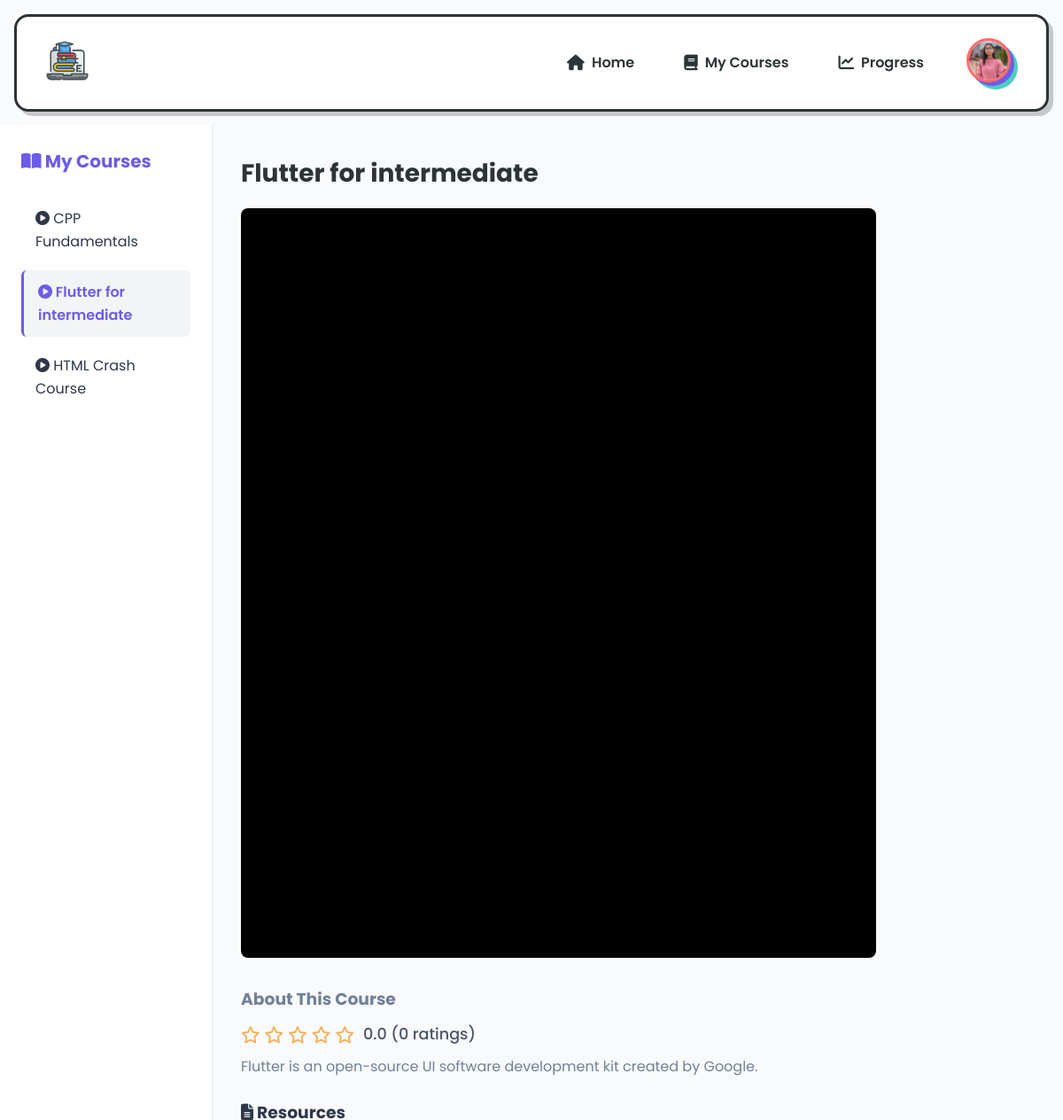
Page /Backend/continueCourse.php?course_id=40 (signed in) on the committed database.
### tables this page shows
CREATE TABLE `users` (
  `id` int(11) NOT NULL,
  `username` varchar(50) NOT NULL,
  `email` varchar(100) NOT NULL,
  `phone` varchar(15) DEFAULT NULL,
  `address` text DEFAULT NULL,
  `education` varchar(255) DEFAULT NULL,
  `skills` varchar(255) DEFAULT NULL,
  `password` varchar(255) NOT NULL,
  `created_at` timestamp NOT NULL DEFAULT current_timestamp(),
  `name` varchar(255) DEFAULT NULL,
  `profile_pic` blob DEFAULT NULL
);

CREATE TABLE `courses` (
  `id` int(11) NOT NULL,
  `title` varchar(100) NOT NULL,
  `author` varchar(100) DEFAULT NULL,
  `description` text DEFAULT NULL,
  `image` varchar(255) DEFAULT NULL,
  `video_link` varchar(255) DEFAULT NULL,
  `resource_link` varchar(255) DEFAULT NULL,
  `upload_resource` varchar(255) DEFAULT NULL,
  `category` varchar(50) DEFAULT NULL,
  `rating` float NOT NULL DEFAULT 0,
  `rating_count` int(11) DEFAULT 0,
  `price` decimal(10,2) DEFAULT 0.00,
  `created_at` timestamp NOT NULL DEFAULT current_timestamp(),
  `subject` varchar(255) DEFAULT NULL,
  `PrimaryID` int(11) NOT NULL
);

### Backend/continueCourse.php (the view, shortened to what this page needs)
<?php
require_once 'db.php';
$course_id = isset($_GET['course_id']) ? intval($_GET['course_id']) : 0;
$stmt = $conn->prepare("SELECT * FROM courses WHERE PrimaryID = ?");
$stmt->bind_param("i", $course_id);
$stmt->execute();
$course = $stmt->get_result()->fetch_assoc();
$current_rating = $course['rating'] ?? 0;
$rating_count = $course['rating_count'] ?? 0;
$user_id = $_SESSION['user_id'];
$enrolled_stmt = $conn->prepare("
    SELECT c.PrimaryID, c.title
    FROM user_courses uc
    JOIN courses c ON uc.course_id = c.PrimaryID
    WHERE uc.user_id = ?
    ORDER BY c.title
");
$enrolled_stmt->bind_param("i", $user_id);
$enrolled_stmt->execute();
$enrolled_courses = $enrolled_stmt->get_result()->fetch_all(MYSQLI_ASSOC);
?>
<?php
    $stmt = $conn->prepare("SELECT profile_pic FROM users WHERE id = ?");
    $stmt->bind_param("i", $_SESSION['user_id']);
    $stmt->execute();
    $result = $stmt->get_result();
    $user = $result->fetch_assoc();
if (!empty($user['profile_pic'])) {
    $absolutePath = __DIR__ . '/uploads/' . basename($user['profile_pic']);
    if (file_exists($absolutePath)) {
        $profilePicUrl = '/LPD/Backend/uploads/' . basename($user['profile_pic']);
    } else {
        $profilePicUrl = '/LPD/Asset/user.png';
    }
} else {
    $profilePicUrl = '/LPD/Asset/user.png';
}
?>
<?php
function convertYoutubeUrlToEmbed($url) {
    if (str_contains($url, 'embed')) {
        return $url;
    }
    return $url;
}
?>
<!DOCTYPE html>
<html lang="en">
<head>
  <link rel="stylesheet" href="https://cdnjs.cloudflare.com/ajax/libs/font-awesome/6.4.0/css/all.min.css">
  <link rel="stylesheet" href="../User Dashboard/styles.css">
</head>
<body>
  <header class="neopop-header">
    <div class="logo-container">
      <img src="../Asset/logo.png" alt="Learning Path Logo" class="logo" width="50px">
    </div>
    <nav class="main-nav">
      <a href="../User Dashboard/dashboard.php" class="nav-link"><i class="fas fa-home"></i> Home</a>
      <a href="../User Dashboard/dashboard.php#category-nav" class="nav-link"><i class="fas fa-book"></i> My Courses</a>
      <a href="#" class="nav-link"><i class="fas fa-chart-line"></i> Progress</a>
      <div class="profile-dropdown">
        <button class="profile-icon" id="profile-icon-button">
          <img id="user-profile-pic" class="profile-pic" src="<?php echo htmlspecialchars($profilePicUrl); ?>" onerror="this.src='../Asset/user.png'" alt="Profile Picture" height="50">
        </button>
      </div>
    </nav>
  </header>
  <div class="learning-container">
    <aside class="course-sidebar">
      <div class="sidebar-header">
        <h2><i class="fas fa-book-open"></i> My Courses</h2>
      </div>
      <ul class="course-list">
        <?php foreach ($enrolled_courses as $ecourse): ?>
          <li class="course-item">
            <a href="continueCourse.php?course_id=<?php echo $ecourse['PrimaryID']; ?>"
               class="course-link <?php echo ($ecourse['PrimaryID'] == $course_id) ? 'active' : ''; ?>">
              <i class="fas fa-play-circle"></i> <?php echo htmlspecialchars($ecourse['title']); ?>
            </a>
          </li>
        <?php endforeach; ?>
      </ul>
    </aside>
    <main class="course-content">
      <?php if ($course): ?>
        <h1 class="course-title"><?php echo htmlspecialchars($course['title']); ?></h1>
        <div class="course-video-container">
            <?php
            $videoUrl = '';
            if (!empty($course['video_link'])) {
                if (str_contains($course['video_link'], 'youtube.com') || str_contains($course['video_link'], 'youtu.be')) {
                    $videoUrl = convertYoutubeUrlToEmbed($course['video_link']);
                } else {
                    $videoUrl = $course['video_link'];
                }
            }
            if (!empty($videoUrl)): ?>
                <iframe class="course-video"
                        src="<?php echo htmlspecialchars($videoUrl) ?>?rel=0&modestbranding=1"
                        frameborder="0"
                        allow="accelerometer; autoplay; clipboard-write; encrypted-media; gyroscope; picture-in-picture"
                        allowfullscreen></iframe>
            <?php endif; ?>
        </div>
        <div class="course-description">
            <h3>About This Course</h3>
            <div class="rating-display" style="margin: 10px 0;">
                <?php
                $full_stars = floor($current_rating);
                $has_half_star = ($current_rating - $full_stars) >= 0.5;
                $empty_stars = 5 - $full_stars - ($has_half_star ? 1 : 0);
                for ($i = 0; $i < $empty_stars; $i++) {
                    echo '<i class="far fa-star" style="color: #f6ad55;"></i>';
                }
                ?>
                <span style="margin-left: 5px;"><?php echo number_format($current_rating, 1); ?> (<?php echo $rating_count; ?> ratings)</span>
            </div>
            <p><?php echo nl2br(htmlspecialchars($course['description'])); ?></p>
        </div>
        <?php if ($course['resource_link']): ?>
          <div class="course-resources">
            <h3><i class="fas fa-file-alt"></i> Resources</h3>
          </div>
        <?php endif; ?>
      <?php endif; ?>
    </main>
  </div>
</body>
</html>

### User Dashboard/styles.css (style rules this page uses)
:root { --electric-purple: #6C5CE7; --vibrant-pink: #FD79A8; --neon-blue: #00CEFF; --deep-space: #2D3436; --pure-white: #FFFFFF; --soft-cloud: #F5F6FA; --web-dev: #6C5CE7; --data-science: #00B894; --mobile-dev: #0984E3; --design: #FD79A8; --business: #FDCB6E; --shadow-offset: 5px; --shadow-blur: 0px; --shadow-color: rgba(0, 0, 0, 0.2); --highlight-offset: -3px; --highlight-blur: 0px; --highlight-color: rgba(255, 255, 255, 0.7); --border-thickness: 3px; --border-radius: 16px; }
html, body { height: 100%; margin: 0; padding: 0; font-family: 'Poppins', sans-serif; }
* { box-sizing: border-box; margin: 0; padding: 0; }
body { font-family: 'Poppins', sans-serif; background-color: var(--soft-cloud); color: var(--deep-space); line-height: 1.6; }
.profile-dropdown { position: relative; display: inline-block; }
.profile-icon { background: none; border: none; cursor: pointer; padding: 0.5rem; color: var(--deep-space); transition: all 0.3s ease; }
.main-nav { display: flex; align-items: center; gap: 1.5rem; }
.main-nav .nav-link { display: flex; align-items: center; gap: 0.5rem; color: var(--deep-space); text-decoration: none; font-weight: 600; padding: 0.5rem 1rem; position: relative; transition: all 0.3s ease; }
.main-nav .nav-link i { font-size: 1.1rem; }
.main-nav .nav-link::after { content: ''; position: absolute; bottom: 0; left: 50%; width: 0; height: 3px; background-color: var(--electric-purple); transition: all 0.3s ease; transform: translateX(-50%); }
.neopop-header { background: var(--pure-white); border: var(--border-thickness) solid var(--deep-space); border-radius: var(--border-radius); box-shadow: var(--shadow-offset) var(--shadow-offset) var(--shadow-blur) var(--shadow-color), var(--highlight-offset) var(--highlight-offset) var(--highlight-blur) var(--highlight-color); display: flex; justify-content: space-between; align-items: center; padding: 1rem 2rem; position: sticky; top: 0; z-index: 100; margin: 1rem; transition: all 0.3s cubic-bezier(0.175, 0.885, 0.32, 1.275); }
.course-title { font-size: 1.25rem; margin: 0 0 0.5rem 0; color: var(--deep-space); }
.profile-pic { border-radius: 50%; border: 3px solid #ff6b6b; box-shadow: 4px 4px 0 var(--electric-purple), 8px 8px 0 #4ecdc4; transition: transform 0.3s ease, box-shadow 0.3s ease; background-color: white; object-fit: cover; width: 50px; height: 50px; }

### Backend/continueCourse.php (style rules this page uses)
:root { --primary-color: #6C5CE7; --primary-dark: #5a0b9d; --text-color: #2d3748; --text-light: #718096; --bg-color: #f8fafc; --sidebar-width: 20%; }
* { margin: 0; padding: 0; box-sizing: border-box; font-family: 'Poppins', sans-serif; }
body { display: flex; flex-direction: column; height: 100vh; background-color: var(--bg-color); color: var(--text-color); }
.learning-container { display: flex; flex: 1; overflow: hidden; }
.course-sidebar { width: var(--sidebar-width); background: white; border-right: 1px solid #e2e8f0; overflow-y: auto; padding: 1.5rem; transition: transform 0.3s; }
.sidebar-header { margin-bottom: 1.5rem; }
.sidebar-header h2 { font-size: 1.25rem; color: var(--primary-color); }
.course-list { list-style: none; }
.course-item { margin-bottom: 0.5rem; }
.course-link { display: block; padding: 0.75rem 1rem; color: var(--text-color); text-decoration: none; border-radius: 6px; transition: all 0.3s; }
.course-link:hover, .course-link.active { background: #f3f4f6; color: var(--primary-color); }
.course-link.active { font-weight: 600; border-left: 3px solid var(--primary-color); }
.course-content { flex: 1; padding: 2rem; overflow-y: auto; }
.course-video-container { width: 80%; height: 80%; background: #000; border-radius: 8px; overflow: hidden; margin-bottom: 2rem; aspect-ratio: 16/9; }
.course-video { width: 100%; height: 100%; }
.course-title { font-size: 1.75rem; margin-bottom: 1rem; }
.course-description { color: var(--text-light); line-height: 1.6; margin-bottom: 1.5rem; }
.rating-display { display: flex; align-items: center; gap: 5px; font-size: 1.1rem; margin: 15px 0; }
.rating-display .fa-star, .rating-display .fa-star-half-alt { color: #f6ad55; font-size: 1.2rem; }
.rating-display span { font-weight: 500; color: #4a5568; }

### rows in the picture
users: profile_pic (picture)
courses: title "CPP Fundamentals"
courses: title "Flutter for intermediate", rating "0.0", rating_count "0", description "Flutter is an open-source UI software development kit created by Google."
courses: title "HTML Crash Course"
